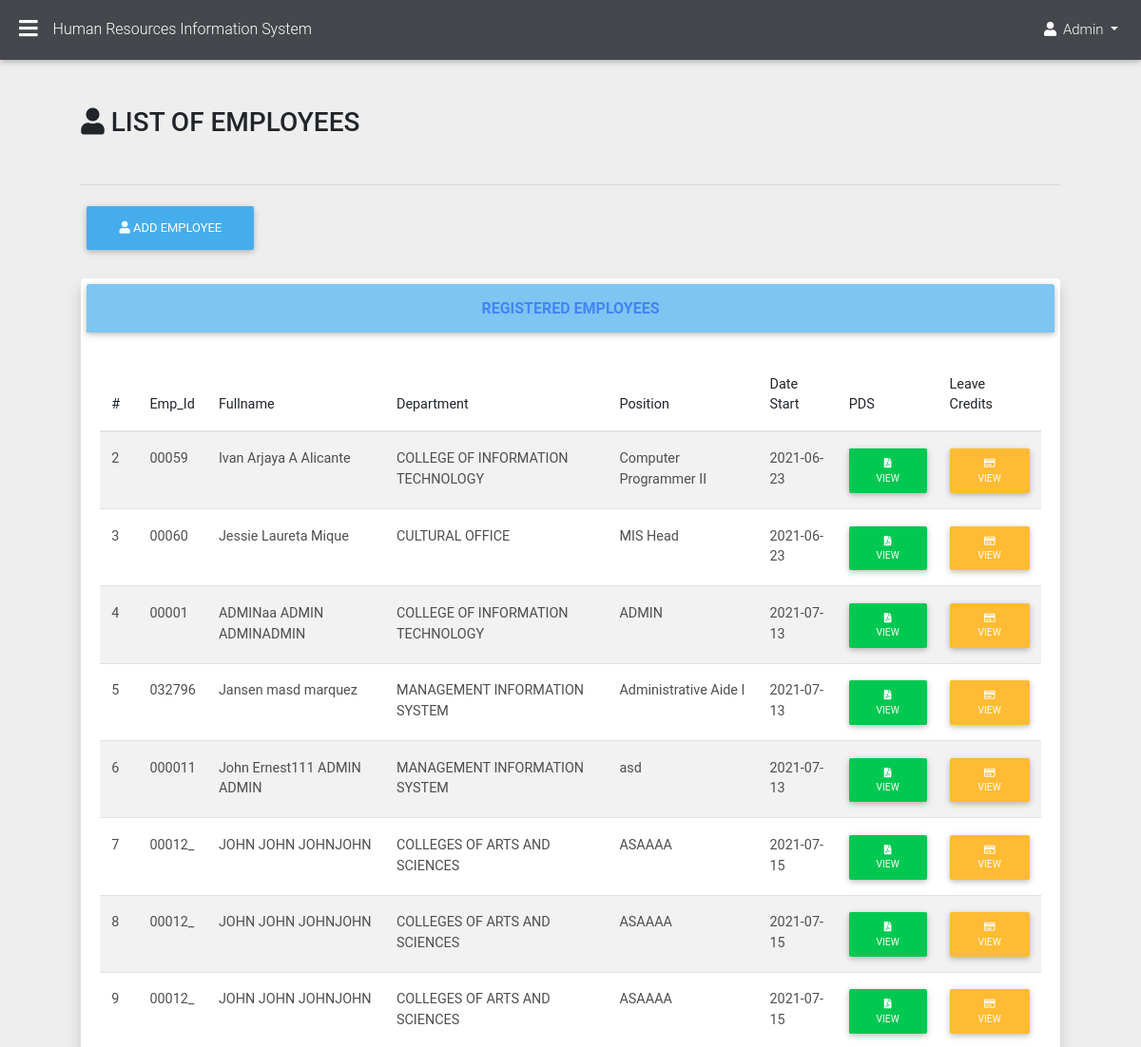
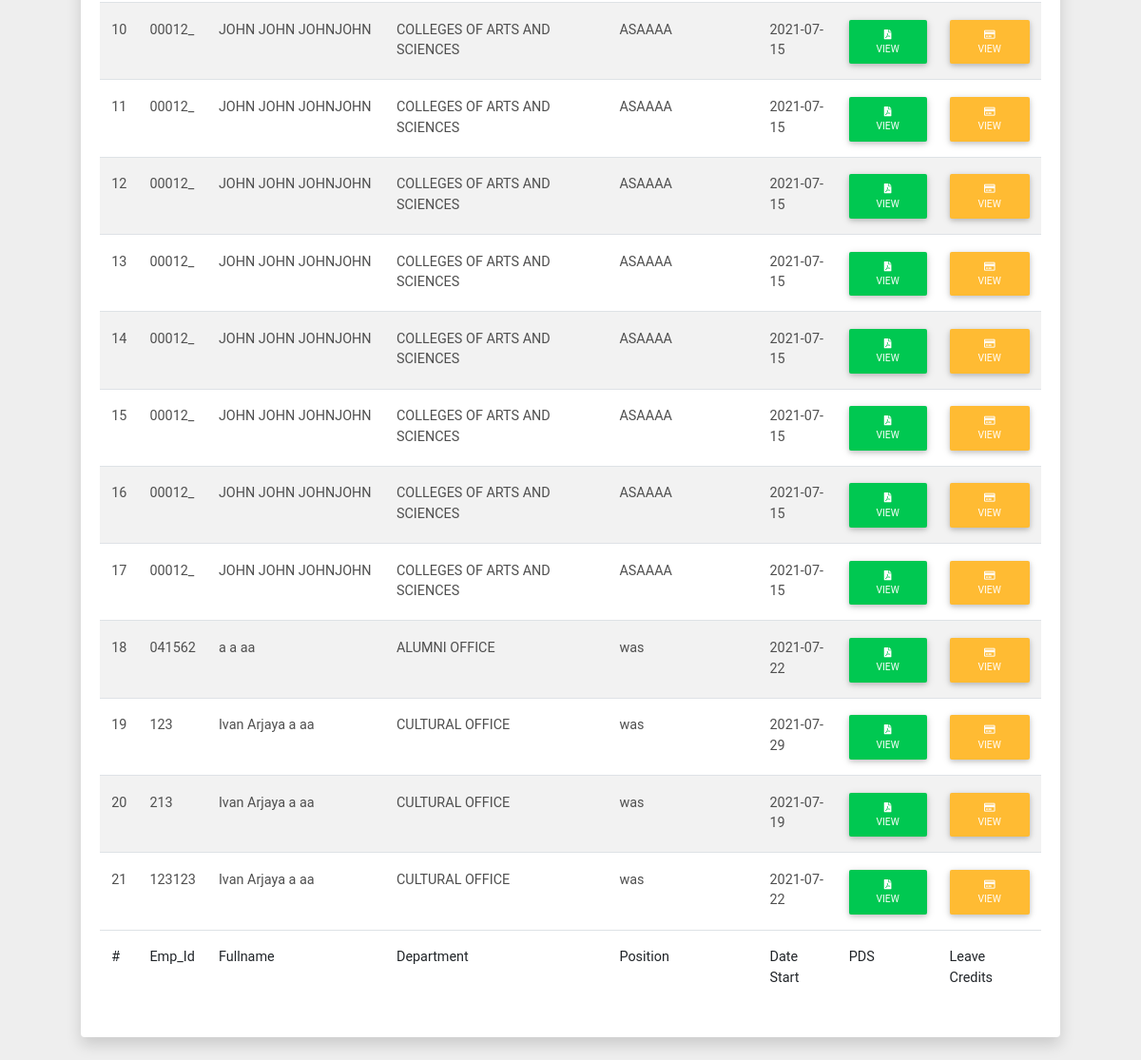
/HR-ADMIN/page/employee/employee.php (signed in), run on the app's committed database (2 pictures, top to bottom).
### tables this page shows
CREATE TABLE `emp_profile` (
  `profile_id` int(11) NOT NULL,
  `employee_picture` varchar(100) NOT NULL DEFAULT ' ',
  `employee_firstname` varchar(100) NOT NULL DEFAULT ' ',
  `employee_middlename` varchar(100) NOT NULL DEFAULT ' ',
  `employee_lastname` varchar(100) NOT NULL DEFAULT ' ',
  `employee_extensionname` varchar(100) NOT NULL DEFAULT ' ',
  `employee_datebirth` date NOT NULL,
  `employee_placebirth` varchar(100) NOT NULL DEFAULT ' ',
  `employee_sex` varchar(100) NOT NULL DEFAULT ' ',
  `employee_civilstatus` varchar(100) NOT NULL DEFAULT ' ',
  `employee_height` varchar(100) NOT NULL DEFAULT ' ',
  `employee_weight` varchar(100) NOT NULL DEFAULT ' ',
  `employee_bloodtype` varchar(100) NOT NULL DEFAULT ' ',
  `employee_citizenship` varchar(100) NOT NULL DEFAULT ' ',
  `employee_Rblock` varchar(100) NOT NULL DEFAULT ' ',
  `employee_Rstreet` varchar(100) NOT NULL DEFAULT ' ',
  `employee_Rvillage` varchar(100) NOT NULL DEFAULT ' ',
  `employee_Rbarangay` varchar(100) NOT NULL DEFAULT ' ',
  `employee_Rcity` varchar(100) NOT NULL DEFAULT ' ',
  `employee_Rprovince` varchar(100) NOT NULL DEFAULT ' ',
  `employee_Rzipcode` varchar(100) NOT NULL DEFAULT ' ',
  `employee_Pblock` varchar(100) NOT NULL DEFAULT ' ',
  `employee_Pstreet` varchar(100) NOT NULL DEFAULT ' ',
  `employee_Pvillage` varchar(100) NOT NULL DEFAULT ' ',
  `employee_Pbarangay` varchar(100) NOT NULL DEFAULT ' ',
  `employee_Pcity` varchar(100) NOT NULL DEFAULT ' ',
  `employee_Pprovince` varchar(100) NOT NULL DEFAULT ' ',
  `employee_Pzipcode` varchar(100) NOT NULL DEFAULT ' ',
  `employee_telephone` varchar(100) NOT NULL DEFAULT ' ',
  `employee_contact` varchar(100) NOT NULL DEFAULT ' ',
  `employee_gsis` varchar(100) NOT NULL DEFAULT ' ',
  `employee_pagibig` varchar(100) NOT NULL DEFAULT ' ',
  `employee_philhealth` varchar(100) NOT NULL DEFAULT ' ',
  `employee_sss` varchar(100) NOT NULL DEFAULT ' ',
  `employee_tin` varchar(100) NOT NULL DEFAULT ' ',
  `employee_agency` varchar(225) NOT NULL DEFAULT ' ',
  `employee_email` varchar(225) NOT NULL DEFAULT ' ',
  `account_id` int(11) NOT NULL
);

CREATE TABLE `account` (
  `Id` int(11) NOT NULL,
  `employee_id` varchar(100) NOT NULL DEFAULT ' ',
  `password` varchar(100) NOT NULL DEFAULT ' ',
  `role` varchar(100) NOT NULL DEFAULT ' ',
  `employee_position` varchar(100) NOT NULL DEFAULT ' ',
  `employee_department` varchar(100) NOT NULL DEFAULT ' ',
  `employee_salarygrade` varchar(100) NOT NULL DEFAULT ' ',
  `employee_salarystep` varchar(100) NOT NULL DEFAULT ' ',
  `employee_salarycos` varchar(100) NOT NULL DEFAULT ' ',
  `employee_type` varchar(100) NOT NULL DEFAULT ' ',
  `employee_status` varchar(100) NOT NULL DEFAULT ' ',
  `employee_start` varchar(100) NOT NULL DEFAULT ' ',
  `employee_active` varchar(100) NOT NULL DEFAULT ' ',
  `employee_history` varchar(100) NOT NULL DEFAULT ' ',
  `dated` varchar(100) NOT NULL DEFAULT ' '
);

### HR-ADMIN/page/employee/employee.php (the view, shortened to what this page needs)
<?php
include_once "../sidebar1.php";
?>
<div class="container-fluid">
<main>
<br>
<h1 class="h3 mb-2 text-gray-800"> <i class=" fas fa-user" aria-hidden="true"></i> LIST OF EMPLOYEES</h1>
<br>
<hr>
<button type="button" class="btn btn-primary " data-toggle="modal" data-target="#newemployee">
<span class ="fa fa-user "></span>
         Add Employee
        </button>
        <br>
            <br>
<div class="card shadow mb-4 ">
    <div class="card-header py-3 btn peach-primary btn-rounded">
        <h6 class="m-0 font-weight-bold text-primary">Registered Employees</h6>
    </div>
    <div class="card-body">
        <div class="table-responsive">
        <table id="myTable" class="table table-striped employee" cellspacing="0" width="100%">
                <thead>
                    <tr>
                        <th>#</th>
                        <th>Emp_Id</th>
                        <th>Fullname</th>
                        <th>Department</th>
                        <th>Position</th>
                        <th>Date Start</th>
                        <th>PDS</th>
                        <th>Leave Credits</th>
                    </tr>
                </thead>
                <tfoot>
                    <tr>
                        <th>#</th>
                        <th>Emp_Id</th>
                        <th>Fullname</th>
                        <th>Department</th>
                        <th>Position</th>
                        <th>Date Start</th>
                        <th>PDS</th>
                        <th>Leave Credits</th>
                    </tr>
                </tfoot>
                <tbody>
                <?php
                    $conn = dbConnect();
                    $account = $conn->prepare("SELECT * FROM account
                    INNER JOIN emp_profile ON emp_profile.account_id = account.Id
                    WHERE account.employee_active ='Active' AND account.employee_history=' ' AND account.Id != $_SESSION[Id];");
                    $account->execute();
                    while($result = $account->fetch(PDO::FETCH_ASSOC)){
                      echo '<tr>
                              <td>'.$result["Id"].'</td>
                              <td>'.$result["employee_id"].'</td>
                              <td>'.$result["employee_firstname"].'  '.$result["employee_middlename"].'  '.$result["employee_lastname"].''.$result["employee_extensionname"].'</td>
                              <td>'.$result["employee_department"].'</td>
                              <td>'.$result["employee_position"].'</td>
                              <td>'.$result["employee_start"].'</td>
                              <td>  <a href="employee_profile.php?edit='.$result["Id"].'"class="btn btn-success btn-sm"><i class="fas fa-file-pdf"></i> View</a></td>
                              <td>  <a href="employee_leave_credits.php?edit='.$result["Id"].'"class="btn btn-warning btn-sm"><i class="far fa-credit-card"></i> View</a></td>
                            </tr>';
                    }
                    ?>
                </tbody>
            </table>
        </div>
    </div>
</div>
</div>

### data on the page
emp_profile: account.Id "2", account.employee_id "00059", employee_firstname "Ivan Arjaya", employee_middlename "A", employee_lastname "Alicante", account.employee_department "COLLEGE OF INFORMATION TECHNOLOGY", account.employee_position "Computer Programmer II", account.employee_start "2021-06-23"
emp_profile: account.Id "3", account.employee_id "00060", employee_firstname "Jessie", employee_middlename "Laureta", employee_lastname "Mique", account.employee_department "CULTURAL OFFICE", account.employee_position "MIS Head", account.employee_start "2021-06-23"
emp_profile: account.Id "4", account.employee_id "00001", employee_firstname "ADMINaa", employee_middlename "ADMIN", employee_lastname "ADMIN", employee_extensionname "ADMIN", account.employee_department "COLLEGE OF INFORMATION TECHNOLOGY", account.employee_position "ADMIN", account.employee_start "2021-07-13"
emp_profile: account.Id "5", account.employee_id "032796", employee_firstname "Jansen", employee_middlename "masd", employee_lastname "marquez", account.employee_department "MANAGEMENT INFORMATION SYSTEM", account.employee_position "Administrative Aide I", account.employee_start "2021-07-13"
emp_profile: account.Id "6", account.employee_id "000011", employee_firstname "John Ernest111", employee_middlename "ADMIN", employee_lastname "ADMIN", account.employee_department "MANAGEMENT INFORMATION SYSTEM", account.employee_position "asd", account.employee_start "2021-07-13"
emp_profile: account.Id "7", account.employee_id "00012_", employee_firstname "JOHN", employee_middlename "JOHN", employee_lastname "JOHN", employee_extensionname "JOHN", account.employee_department "COLLEGES OF ARTS AND SCIENCES", account.employee_position "ASAAAA", account.employee_start "2021-07-15"
emp_profile: account.Id "8", account.employee_id "00012_", employee_firstname "JOHN", employee_middlename "JOHN", employee_lastname "JOHN", employee_extensionname "JOHN", account.employee_department "COLLEGES OF ARTS AND SCIENCES", account.employee_position "ASAAAA", account.employee_start "2021-07-15"
emp_profile: account.Id "9", account.employee_id "00012_", employee_firstname "JOHN", employee_middlename "JOHN", employee_lastname "JOHN", employee_extensionname "JOHN", account.employee_department "COLLEGES OF ARTS AND SCIENCES", account.employee_position "ASAAAA", account.employee_start "2021-07-15"
emp_profile: account.Id "10", account.employee_id "00012_", employee_firstname "JOHN", employee_middlename "JOHN", employee_lastname "JOHN", employee_extensionname "JOHN", account.employee_department "COLLEGES OF ARTS AND SCIENCES", account.employee_position "ASAAAA", account.employee_start "2021-07-15"
emp_profile: account.Id "11", account.employee_id "00012_", employee_firstname "JOHN", employee_middlename "JOHN", employee_lastname "JOHN", employee_extensionname "JOHN", account.employee_department "COLLEGES OF ARTS AND SCIENCES", account.employee_position "ASAAAA", account.employee_start "2021-07-15"
emp_profile: account.Id "12", account.employee_id "00012_", employee_firstname "JOHN", employee_middlename "JOHN", employee_lastname "JOHN", employee_extensionname "JOHN", account.employee_department "COLLEGES OF ARTS AND SCIENCES", account.employee_position "ASAAAA", account.employee_start "2021-07-15"
emp_profile: account.Id "13", account.employee_id "00012_", employee_firstname "JOHN", employee_middlename "JOHN", employee_lastname "JOHN", employee_extensionname "JOHN", account.employee_department "COLLEGES OF ARTS AND SCIENCES", account.employee_position "ASAAAA", account.employee_start "2021-07-15"
emp_profile: account.Id "14", account.employee_id "00012_", employee_firstname "JOHN", employee_middlename "JOHN", employee_lastname "JOHN", employee_extensionname "JOHN", account.employee_department "COLLEGES OF ARTS AND SCIENCES", account.employee_position "ASAAAA", account.employee_start "2021-07-15"
emp_profile: account.Id "15", account.employee_id "00012_", employee_firstname "JOHN", employee_middlename "JOHN", employee_lastname "JOHN", employee_extensionname "JOHN", account.employee_department "COLLEGES OF ARTS AND SCIENCES", account.employee_position "ASAAAA", account.employee_start "2021-07-15"
emp_profile: account.Id "16", account.employee_id "00012_", employee_firstname "JOHN", employee_middlename "JOHN", employee_lastname "JOHN", employee_extensionname "JOHN", account.employee_department "COLLEGES OF ARTS AND SCIENCES", account.employee_position "ASAAAA", account.employee_start "2021-07-15"
emp_profile: account.Id "17", account.employee_id "00012_", employee_firstname "JOHN", employee_middlename "JOHN", employee_lastname "JOHN", employee_extensionname "JOHN", account.employee_department "COLLEGES OF ARTS AND SCIENCES", account.employee_position "ASAAAA", account.employee_start "2021-07-15"
emp_profile: account.Id "18", account.employee_id "041562", employee_firstname "a", employee_middlename "a", employee_lastname "a", employee_extensionname "a", account.employee_department "ALUMNI OFFICE", account.employee_position "was", account.employee_start "2021-07-22"
emp_profile: account.Id "19", account.employee_id "123", employee_firstname "Ivan Arjaya", employee_middlename "a", employee_lastname "a", employee_extensionname "a", account.employee_department "CULTURAL OFFICE", account.employee_position "was", account.employee_start "2021-07-29"
emp_profile: account.Id "20", account.employee_id "213", employee_firstname "Ivan Arjaya", employee_middlename "a", employee_lastname "a", employee_extensionname "a", account.employee_department "CULTURAL OFFICE", account.employee_position "was", account.employee_start "2021-07-19"
emp_profile: account.Id "21", account.employee_id "123123", employee_firstname "Ivan Arjaya", employee_middlename "a", employee_lastname "a", employee_extensionname "a", account.employee_department "CULTURAL OFFICE", account.employee_position "was", account.employee_start "2021-07-22"

### other printed values
$_SESSION['role'] "Admin"
